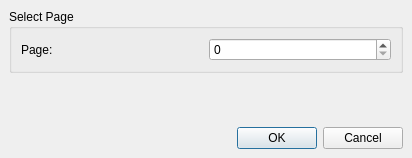
<ui version="4.0" >
 <class>PoDoFoGotoPageDlg</class>
 <widget class="QDialog" name="PoDoFoGotoPageDlg" >
  <property name="geometry" >
   <rect>
    <x>0</x>
    <y>0</y>
    <width>412</width>
    <height>158</height>
   </rect>
  </property>
  <property name="windowTitle" >
   <string>Goto Object</string>
  </property>
  <layout class="QVBoxLayout" >
   <property name="spacing" >
    <number>6</number>
   </property>
   <property name="margin" >
    <number>9</number>
   </property>
   <item>
    <widget class="QGroupBox" name="groupBox" >
     <property name="title" >
      <string>Select Page</string>
     </property>
     <layout class="QHBoxLayout" >
      <property name="spacing" >
       <number>6</number>
      </property>
      <property name="margin" >
       <number>9</number>
      </property>
      <item>
       <widget class="QLabel" name="label" >
        <property name="text" >
         <string>Page:</string>
        </property>
        <property name="buddy" >
         <cstring>spinPage</cstring>
        </property>
       </widget>
      </item>
      <item>
       <widget class="QSpinBox" name="spinPage" >
        <property name="maximum" >
         <number>10000000</number>
        </property>
       </widget>
      </item>
     </layout>
    </widget>
   </item>
   <item>
    <spacer>
     <property name="orientation" >
      <enum>Qt::Vertical</enum>
     </property>
     <property name="sizeHint" stdset="0" >
      <size>
       <width>20</width>
       <height>51</height>
      </size>
     </property>
    </spacer>
   </item>
   <item>
    <widget class="QDialogButtonBox" name="buttonBox" >
     <property name="orientation" >
      <enum>Qt::Horizontal</enum>
     </property>
     <property name="standardButtons" >
      <set>QDialogButtonBox::Cancel|QDialogButtonBox::Ok</set>
     </property>
    </widget>
   </item>
  </layout>
 </widget>
 <resources/>
 <connections>
  <connection>
   <sender>buttonBox</sender>
   <signal>accepted()</signal>
   <receiver>PoDoFoGotoPageDlg</receiver>
   <slot>accept()</slot>
   <hints>
    <hint type="sourcelabel" >
     <x>248</x>
     <y>254</y>
    </hint>
    <hint type="destinationlabel" >
     <x>157</x>
     <y>274</y>
    </hint>
   </hints>
  </connection>
  <connection>
   <sender>buttonBox</sender>
   <signal>rejected()</signal>
   <receiver>PoDoFoGotoPageDlg</receiver>
   <slot>reject()</slot>
   <hints>
    <hint type="sourcelabel" >
     <x>316</x>
     <y>260</y>
    </hint>
    <hint type="destinationlabel" >
     <x>286</x>
     <y>274</y>
    </hint>
   </hints>
  </connection>
 </connections>
</ui>
